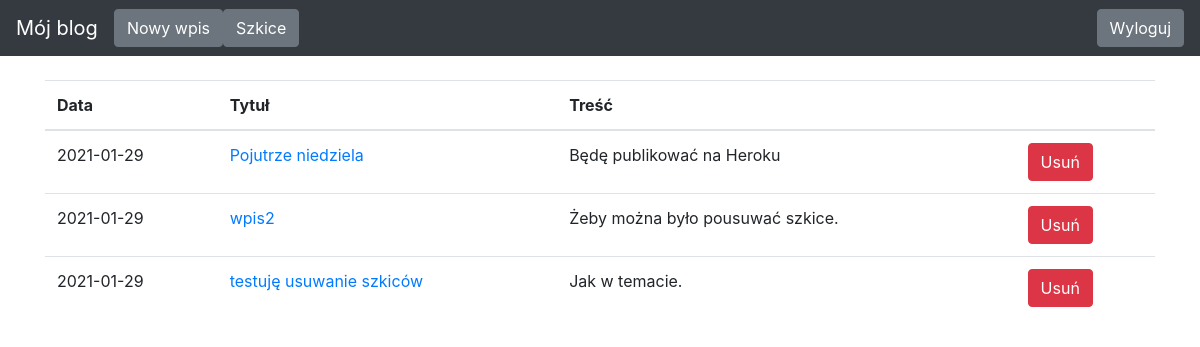
The page /drafts/ (signed in) on the database as committed earlier.
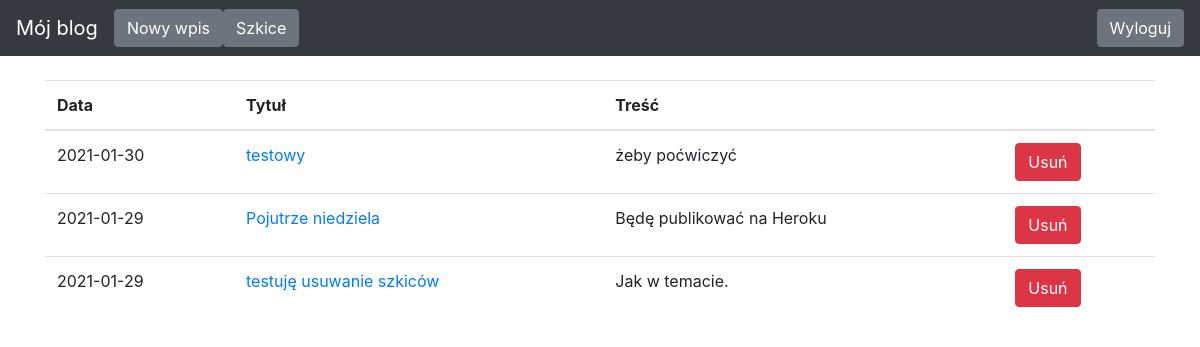
The same page on the database as committed later.
### blog/models.py (models this page shows)
class Entry(db.Model):
    id = db.Column(db.Integer, primary_key=True)
    title = db.Column(db.String(80), nullable=False)
    body = db.Column(db.Text, nullable=False)
    pub_date = db.Column(db.DateTime, nullable=False,
                         default=datetime.datetime.utcnow)
    is_published = db.Column(db.Boolean, default=False)

### blog/routes.py (the view)
@app.route('/drafts/')
@login_required
def list_drafts():
    drafts = Entry.query.filter_by(is_published=False). \
        order_by(Entry.pub_date.desc())
    return render_template("drafts.html", drafts=drafts)

### blog/routes.py (called while the page is built)
def login_required(view_func):
    @functools.wraps(view_func)
    def check_permissions(*args, **kwargs):
        if session.get('logged_in'):
            return view_func(*args, **kwargs)
        return redirect(url_for('login', next=request.path))
    return check_permissions

### blog/templates/drafts.html
{% extends "base.html" %}
{% block content %}
<table class="table">
    <thead>
    <tr>
        <th scope="col">Data</th>
        <th scope="col">Tytuł</th>
        <th scope="col">Treść</th>
        <th scope="col"></th>
    </tr>
    </thead>
    <tbody>
    {% for draft in drafts %}
        <tr>
            <td>{{ draft.pub_date.strftime('%Y-%m-%d') }}</td>
            <td><a href="/edit-post/{{draft.id}}">{{ draft.title }}</a></td>
            <td>{{ draft.body|truncate(100, true) }}</td>
            <td>
                <form class="form-inline my-2 my-lg-0" action="/delete-post/{{draft.id}}" method="POST">
                    <button class="btn btn-danger">Usuń</button>
                </form>
            </td>
        </tr>
    {% endfor %}
    </tbody>
</table>
{% endblock %}

### blog/templates/base.html (shortened to what this page needs)
<!DOCTYPE html>
<html lang="en">
<head>
    <link rel="stylesheet" href="https://stackpath.bootstrapcdn.com/bootstrap/4.5.0/css/bootstrap.min.css"
>
</head>
<body>
 <nav class="navbar navbar-expand-md navbar-dark bg-dark fixed-top">
   <a class="navbar-brand" href="/">Mój blog</a>
     <a  href="/new-post/" class="btn btn-secondary my-2 my-lg-0">Nowy wpis</a>
     <a href="/drafts/" class="btn btn-secondary my-2 my-lg-0">Szkice</a>
   <div class="collapse navbar-collapse" id="navbarsExampleDefault">
       {% if session.logged_in %}
     <form class="form-inline my-2 my-lg-0" action="{{ url_for('logout') }}" method="POST">
        <button class="btn btn-secondary my-2 my-sm-0" type="submit">Wyloguj</button>
     </form>
       {% else %}
       <a href="{{ url_for('login') }}" class="btn btn-secondary my-2 my-lg-0">Zaloguj</a>
       {% endif %}
   </div>
 </nav>
 <main role="main" class="container">
      {% block content %}
      {% endblock %}
  </main>
</body>
</html>

### blog/templates/base.html (style rules this page uses)
body { padding-top: 5rem; }

Rows that differ between the two databases and show on the page:
removed Entry: pub_date "2021-01-29", title "wpis2", body "Żeby można było pousuwać szkice."
added Entry: pub_date "2021-01-30", title "testowy", body "żeby poćwiczyć"
